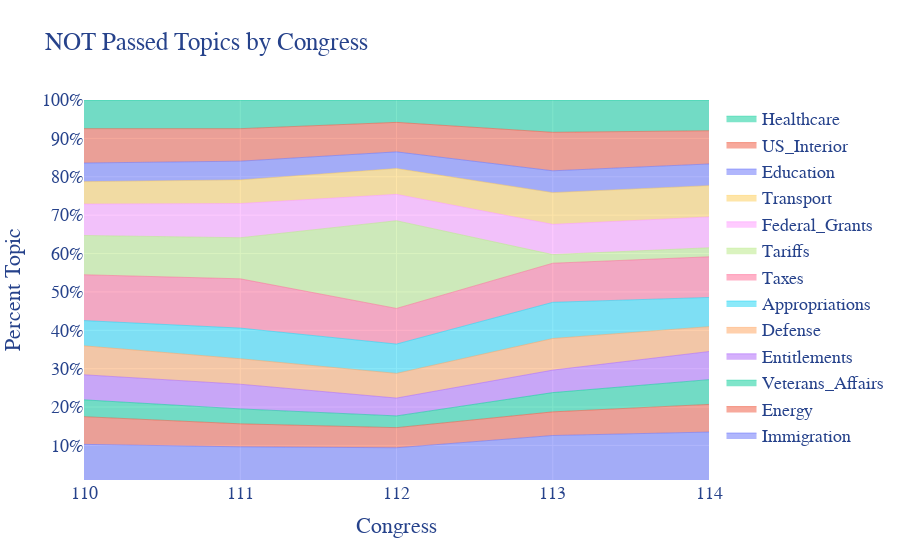

The code cell stored with this chart in its notebook:
### Code cell
import plotly.graph_objects as go

x=[110,111,112,113,114]

fig = go.Figure()

for i in range(13):
#     if i == 7:
#         continue
    fig.add_trace(go.Scatter(
        x=x, y=not_passed_topics[i],
        hoverinfo='x+y',
        mode='lines',
        line=dict(width=0.5),
        stackgroup='one',
        groupnorm='percent',
        name=final_topic_labels[i]
    ))
    
fig.update_layout(
    title="NOT Passed Topics by Congress",
    xaxis_title="Congress",
    yaxis_title="Percent Topic",
    font=dict(
        family="Courier New, monospace",
        size=18,
        color="#26428B"
    )
)

fig.update_layout(
    showlegend=True,
    xaxis_type='category',
    yaxis=dict(
        type='linear',
        range=[1, 100],
        ticksuffix='%'))
fig.show()

### Figure 1 — Plotly figure (JSON) as saved in the notebook; plotly's stock layout.template omitted (floating-point values rounded to 4 significant figures)
{"data": [{"groupnorm": "percent", "hoverinfo": "x+y", "line": {"width": 0.5}, "mode": "lines", "name": "Immigration", "stackgroup": "one", "type": "scatter", "x": [110, 111, 112, 113, 114], "y": [1027, 944, 926, 1034, 1236]}, {"groupnorm": "percent", "hoverinfo": "x+y", "line": {"width": 0.5}, "mode": "lines", "name": "Energy", "stackgroup": "one", "type": "scatter", "x": [110, 111, 112, 113, 114], "y": [720, 586, 516, 506, 660]}, {"groupnorm": "percent", "hoverinfo": "x+y", "line": {"width": 0.5}, "mode": "lines", "name": "Veterans_Affairs", "stackgroup": "one", "type": "scatter", "x": [110, 111, 112, 113, 114], "y": [438, 381, 301, 412, 591]}, {"groupnorm": "percent", "hoverinfo": "x+y", "line": {"width": 0.5}, "mode": "lines", "name": "Entitlements", "stackgroup": "one", "type": "scatter", "x": [110, 111, 112, 113, 114], "y": [652, 629, 458, 481, 671]}, {"groupnorm": "percent", "hoverinfo": "x+y", "line": {"width": 0.5}, "mode": "lines", "name": "Defense", "stackgroup": "one", "type": "scatter", "x": [110, 111, 112, 113, 114], "y": [753, 650, 633, 676, 594]}, {"groupnorm": "percent", "hoverinfo": "x+y", "line": {"width": 0.5}, "mode": "lines", "name": "Appropriations", "stackgroup": "one", "type": "scatter", "x": [110, 111, 112, 113, 114], "y": [657, 782, 753, 775, 697]}, {"groupnorm": "percent", "hoverinfo": "x+y", "line": {"width": 0.5}, "mode": "lines", "name": "Taxes", "stackgroup": "one", "type": "scatter", "x": [110, 111, 112, 113, 114], "y": [1192, 1256, 914, 836, 970]}, {"groupnorm": "percent", "hoverinfo": "x+y", "line": {"width": 0.5}, "mode": "lines", "name": "Tariffs", "stackgroup": "one", "type": "scatter", "x": [110, 111, 112, 113, 114], "y": [1022, 1048, 2251, 185, 216]}, {"groupnorm": "percent", "hoverinfo": "x+y", "line": {"width": 0.5}, "mode": "lines", "name": "Federal_Grants", "stackgroup": "one", "type": "scatter", "x": [110, 111, 112, 113, 114], "y": [817, 872, 677, 647, 736]}, {"groupnorm": "percent", "hoverinfo": "x+y", "line": {"width": 0.5}, "mode": "lines", "name": "Transport", "stackgroup": "one", "type": "scatter", "x": [110, 111, 112, 113, 114], "y": [582, 602, 662, 678, 746]}, {"groupnorm": "percent", "hoverinfo": "x+y", "line": {"width": 0.5}, "mode": "lines", "name": "Education", "stackgroup": "one", "type": "scatter", "x": [110, 111, 112, 113, 114], "y": [486, 478, 428, 467, 518]}, {"groupnorm": "percent", "hoverinfo": "x+y", "line": {"width": 0.5}, "mode": "lines", "name": "US_Interior", "stackgroup": "one", "type": "scatter", "x": [110, 111, 112, 113, 114], "y": [894, 829, 757, 824, 793]}, {"groupnorm": "percent", "hoverinfo": "x+y", "line": {"width": 0.5}, "mode": "lines", "name": "Healthcare", "stackgroup": "one", "type": "scatter", "x": [110, 111, 112, 113, 114], "y": [745, 731, 574, 691, 734]}], "layout": {"font": {"color": "#26428B", "family": "Courier New, monospace", "size": 18}, "showlegend": true, "title": {"text": "NOT Passed Topics by Congress"}, "xaxis": {"title": {"text": "Congress"}, "type": "category"}, "yaxis": {"range": [1, 100], "ticksuffix": "%", "title": {"text": "Percent Topic"}, "type": "linear"}}}
